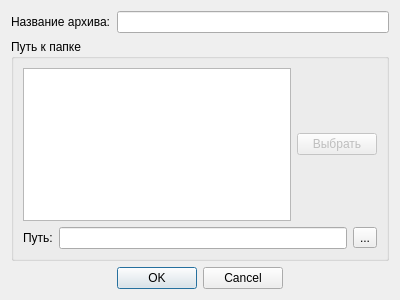
<?xml version="1.0" encoding="UTF-8"?>
<ui version="4.0">
 <class>AppCompressionDialog</class>
 <widget class="QDialog" name="AppCompressionDialog">
  <property name="geometry">
   <rect>
    <x>0</x>
    <y>0</y>
    <width>400</width>
    <height>300</height>
   </rect>
  </property>
  <property name="windowTitle">
   <string>Настройки сжатия приложения</string>
  </property>
  <layout class="QVBoxLayout" name="verticalLayout">
   <item>
    <layout class="QHBoxLayout" name="horizontalLayout">
     <item>
      <widget class="QLabel" name="label">
       <property name="text">
        <string>Название архива:</string>
       </property>
      </widget>
     </item>
     <item>
      <widget class="QLineEdit" name="nameEdit"/>
     </item>
    </layout>
   </item>
   <item>
    <widget class="QGroupBox" name="groupBox">
     <property name="title">
      <string>Путь к папке</string>
     </property>
     <layout class="QVBoxLayout" name="verticalLayout_2">
      <item>
       <layout class="QHBoxLayout" name="horizontalLayout_2">
        <item>
         <widget class="QListWidget" name="appDestinations">
          <property name="editTriggers">
           <set>QAbstractItemView::NoEditTriggers</set>
          </property>
         </widget>
        </item>
        <item>
         <widget class="QPushButton" name="selectButton">
          <property name="enabled">
           <bool>false</bool>
          </property>
          <property name="text">
           <string>Выбрать</string>
          </property>
         </widget>
        </item>
       </layout>
      </item>
      <item>
       <layout class="QHBoxLayout" name="horizontalLayout_3">
        <item>
         <widget class="QLabel" name="label_2">
          <property name="text">
           <string>Путь:</string>
          </property>
         </widget>
        </item>
        <item>
         <widget class="QLineEdit" name="pathEdit"/>
        </item>
        <item>
         <widget class="QToolButton" name="setPathButton">
          <property name="text">
           <string>...</string>
          </property>
          <property name="icon">
           <iconset resource="resources.qrc">
            <normaloff>:/images/icons/Folder.png</normaloff>:/images/icons/Folder.png</iconset>
          </property>
          <property name="iconSize">
           <size>
            <width>20</width>
            <height>20</height>
           </size>
          </property>
         </widget>
        </item>
       </layout>
      </item>
     </layout>
    </widget>
   </item>
   <item>
    <widget class="QDialogButtonBox" name="buttonBox">
     <property name="orientation">
      <enum>Qt::Horizontal</enum>
     </property>
     <property name="standardButtons">
      <set>QDialogButtonBox::Cancel|QDialogButtonBox::Ok</set>
     </property>
     <property name="centerButtons">
      <bool>true</bool>
     </property>
    </widget>
   </item>
  </layout>
 </widget>
 <resources>
  <include location="resources.qrc"/>
 </resources>
 <connections>
  <connection>
   <sender>buttonBox</sender>
   <signal>accepted()</signal>
   <receiver>AppCompressionDialog</receiver>
   <slot>accept()</slot>
   <hints>
    <hint type="sourcelabel">
     <x>248</x>
     <y>254</y>
    </hint>
    <hint type="destinationlabel">
     <x>157</x>
     <y>274</y>
    </hint>
   </hints>
  </connection>
  <connection>
   <sender>buttonBox</sender>
   <signal>rejected()</signal>
   <receiver>AppCompressionDialog</receiver>
   <slot>reject()</slot>
   <hints>
    <hint type="sourcelabel">
     <x>316</x>
     <y>260</y>
    </hint>
    <hint type="destinationlabel">
     <x>286</x>
     <y>274</y>
    </hint>
   </hints>
  </connection>
 </connections>
</ui>
